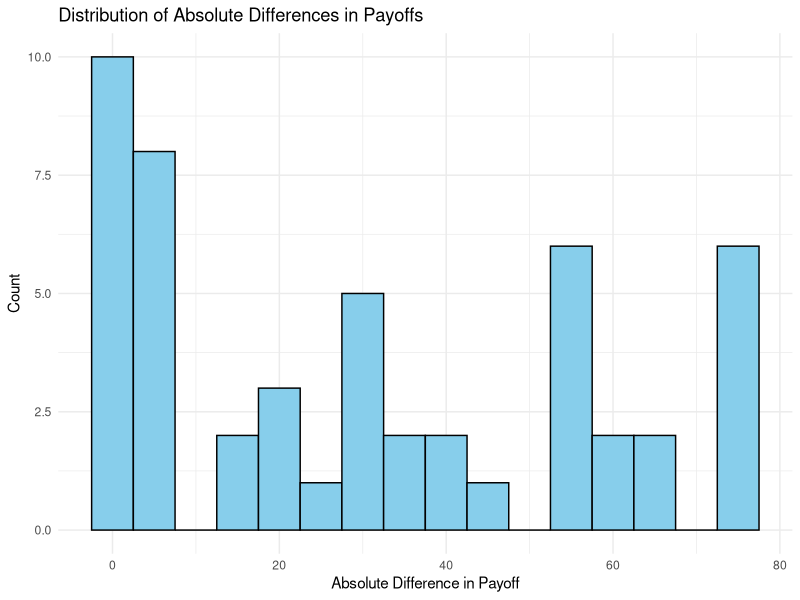

Recreate this plot in R.
# Load necessary library
library(dplyr)
library(ggplot2)

set.seed(220502)  # For reproducibility



# Function to generate payoffs for Type 1 trials
generate_type1 <- function() {
  diff <- sample(15:45, 1)
  A <- sample(1:99, 1)
  B <- A + diff
  if (B > 99) B <- A - diff  # Adjust B if it exceeds 100
  return(c(A, B))
}

# Function to generate payoffs for Type 2 trials
generate_type2 <- function() {
  diff <- sample(50:80, 1)  # Random difference between 50 and 80
  A <- sample(1:(99 - diff), 1)  # Ensure that A + diff does not exceed 100
  B <- A + diff
  return(c(A, B))
}

# Function to generate payoffs for Type 3 trials
generate_type3 <- function() {
  diff <- sample(1:5, 1)
  A <- sample(1:99, 1)
  B <- A + diff
  if (B > 99) B <- A - diff  # Adjust B if it exceeds 100
  return(c(A, B))
}

# Generate 16 trials of each type (1, 2, 3)
type1_trials <- replicate(16, generate_type1(), simplify = "data.frame")
type2_trials <- replicate(16, generate_type2(), simplify = "data.frame")
type3_trials <- replicate(16, generate_type3(), simplify = "data.frame")

# Combine all trials into a single dataframe
all_trials <- data.frame(
  Type = rep(1:3, each = 16),
  Payoff_A = c(type1_trials[1,], type2_trials[1,], type3_trials[1,]),
  Payoff_B = c(type1_trials[2,], type2_trials[2,], type3_trials[2,])
)

# Add 2 filler trials with equal payoffs for A and B
filler_trials <- data.frame(
  Type = rep("Filler", 2),
  Payoff_A = c(42, 58),  # Example equal payoff for filler trials
  Payoff_B = c(42, 58)
)

# Combine the trials and fillers
all_trials <- rbind(all_trials, filler_trials)

# Add columns for Rule (A or B) 
all_trials$rule <- NA
for (t in 1:3) {
  # Subset trials for each type
  type_trials <- all_trials[all_trials$Type == t, ]
  # Randomly assign "A" and "B" equally (half "A" and half "B")
  type_trials$rule <- sample(c("A", "B"), size = nrow(type_trials), replace = TRUE)
  # Ensure half are "A" and half are "B"
  type_trials$rule[1:(nrow(type_trials) / 2)] <- "A"
  type_trials$rule[(nrow(type_trials) / 2 + 1):nrow(type_trials)] <- "B"
  # Reassign back to the main dataframe
  all_trials[all_trials$Type == t, ] <- type_trials
}

# Filler Trials
all_trials[49,4] <- "A"
all_trials[50,4] <- "B"

# Add Absolute Difference in Payoffs
all_trials$abs_diff_payoff <- abs(all_trials$Payoff_A - all_trials$Payoff_B)

# Create a new rule assignment with the specified conditions
# Step 1: Randomly choose 25% of the trials where B is lower than A, with rule A or B
lower_B_trials <- which(all_trials$Payoff_B < all_trials$Payoff_A)  # Identify trials where B < A

# 25% of these trials will have rule A, 25% will have rule B
num_to_change <- round(length(lower_B_trials) * 0.25)

# Randomly sample indices for which rule changes will occur
change_indices_A <- sample(lower_B_trials, num_to_change)

# Assign rule A to these trials (even if rule was already A)
all_trials$rule[change_indices_A] <- "A"

# Assign rule B to the remaining 25% where B < A
remaining_indices_B <- setdiff(lower_B_trials, change_indices_A)
change_indices_B <- sample(remaining_indices_B, num_to_change)

all_trials$rule[change_indices_B] <- "B"

# Add a column with a unique random number between 1 and 99
all_trials$random <- sample(1:99, size = nrow(all_trials), replace = FALSE)

# Identify duplicate rows
duplicate_rows <- all_trials[duplicated(all_trials), ]

# Print duplicate rows
if (nrow(duplicate_rows) > 0) {
  print("Duplicate rows found:")
  print(duplicate_rows)
} else {
  print("No duplicate rows found.")
}

# Count the number of duplicates
num_duplicates <- nrow(duplicate_rows) # none

# Plot histogram of abs_diff_payoff
ggplot(all_trials, aes(x = abs_diff_payoff)) +
  geom_histogram(binwidth = 5, fill = "skyblue", color = "black") +
  labs(
    title = "Distribution of Absolute Differences in Payoffs",
    x = "Absolute Difference in Payoff",
    y = "Count"
  ) +
  theme_minimal()

# Check for prob(Rule is A)
print(paste("Proportion of trials where A is the rule:", sum(all_trials$rule == "A")/nrow(all_trials) )) # should be about half
print(paste("Proportion of type 1 trials where A is the rule:", sum(all_trials$rule == "A" & all_trials$Type == 1)/nrow(all_trials) )) # should be about 16%
print(paste("Proportion of type 2 trials where A is the rule:", sum(all_trials$rule == "A" & all_trials$Type == 2)/nrow(all_trials) )) # should be about 16%
print(paste("Proportion of type 3 trials where A is the rule:", sum(all_trials$rule == "A" & all_trials$Type == 3)/nrow(all_trials) )) # should be about 16%

all_trials <- all_trials[sample(nrow(all_trials)), ]

all_trials <- cbind(ball_trial_nr = seq(1, nrow(all_trials)), all_trials)


# Save trials to a CSV file
write.csv(all_trials, "ball_trials.csv", row.names = FALSE)


# Loop through each row of the selected columns and create the text you want
output_list <- list()
for (i in 1:nrow(all_trials)) {
  temp_dict <- list(
    F = all_trials[i, "Payoff_A"],
    J = all_trials[i, "Payoff_B"],
    rule = all_trials[i, "rule"],
    random = all_trials[i, "random"]
  )
  output_list[[i]] <- paste0("{\n  \"", paste(names(temp_dict), sapply(temp_dict, function(x) x), sep = "\": ", collapse = ",\n  \""), "\"\n},")
}

# Print the output
cat(paste(output_list, collapse = "\n"))

# Determine which option is chosen for each trial
all_trials$Chosen_Payoff <- ifelse(all_trials$Payoff_A > all_trials$Payoff_B, all_trials$Payoff_A, all_trials$Payoff_B)

# Determine which option is chosen for each trial
all_trials$Worse_Payoff <- ifelse(all_trials$Payoff_A < all_trials$Payoff_B, all_trials$Payoff_A, all_trials$Payoff_B)

# Compute the expected payoff (average chosen payoff)
expected_payoff <- mean(all_trials$Chosen_Payoff)

# View the expected payoff
print(expected_payoff)

# View the max payoff 
print(max(all_trials$Chosen_Payoff))

# View the min payoff 
print(min(all_trials$Chosen_Payoff))

# View the sum max payoff 
print(sum(all_trials$Chosen_Payoff))

# View the sum min payoff 
print(sum(all_trials$Worse_Payoff))
